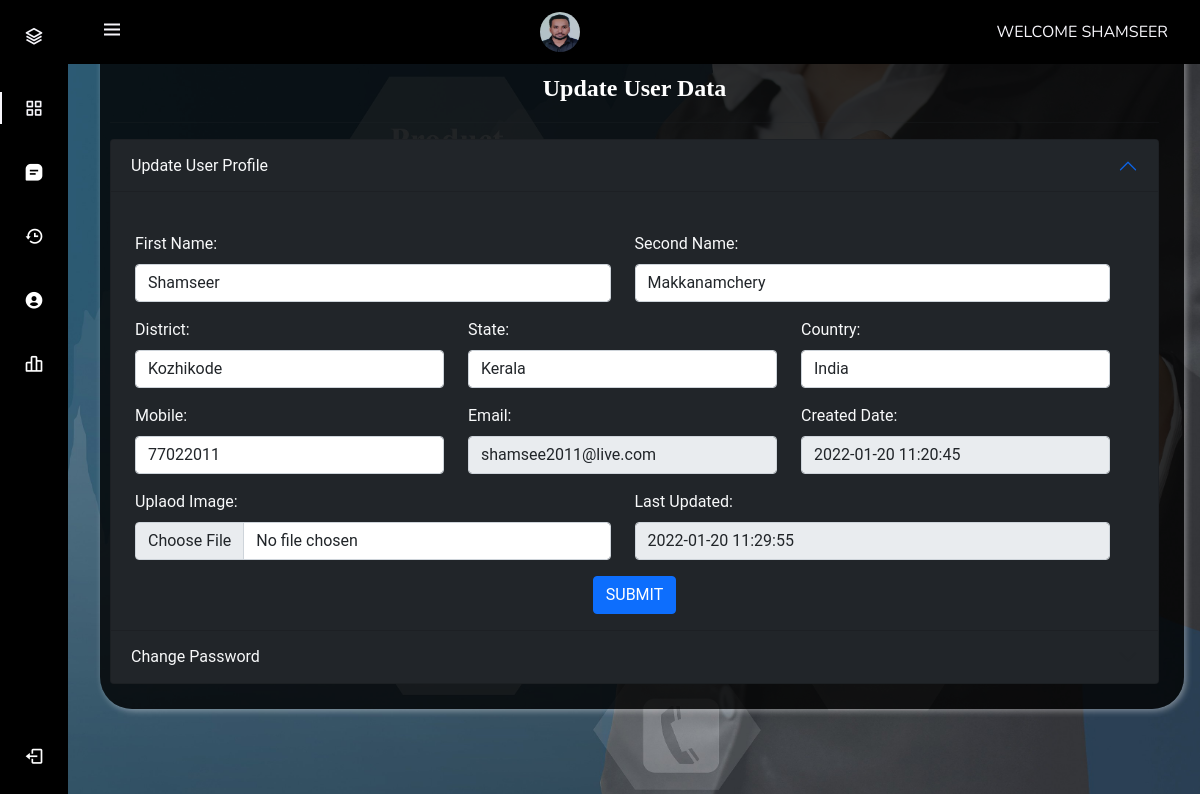
Screenshot of /users/user-profile.php (signed in) with the database file from the repository.
### tables this page shows
CREATE TABLE `users` (
  `id` int(11) NOT NULL,
  `name` varchar(225) DEFAULT NULL,
  `userFName` varchar(250) NOT NULL,
  `userSName` varchar(250) NOT NULL,
  `userEmail` varchar(225) DEFAULT NULL,
  `userMobile` varchar(250) NOT NULL,
  `userDist` varchar(250) NOT NULL,
  `userState` varchar(250) NOT NULL,
  `userCountry` varchar(250) NOT NULL,
  `password` varchar(225) DEFAULT NULL,
  `userImg` varchar(250) DEFAULT NULL,
  `CreatedDate` timestamp NOT NULL DEFAULT current_timestamp(),
  `lastUpdationDate` timestamp NOT NULL DEFAULT current_timestamp() ON UPDATE current_timestamp(),
  `status` int(1) NOT NULL
);

### users/user-profile.php (the view, shortened to what this page needs)
<?php
include("includes/action.php");
if (strlen($_SESSION['login']) == 0) {
  header('location:index.php');
} else {
?>
  <!DOCTYPE html>
  <html lang="en">
  <head>
  </head>
  <body class="login-pg">
    <section class="container-fluid custom-bg">
      <div class="wrapper">
        <p class="text-center main-title">Update User Data</p>
        <hr>
        <?php include("includes/sidebar.php"); ?>
        <div class="accordion" id="accordionExample">
          <div class="accordion-item bg-dark">
            <h2 class="accordion-header" id="headingOne">
              <button class="accordion-button bg-dark btn-warning text-light" type="button" data-bs-toggle="collapse" data-bs-target="#collapseOne" aria-expanded="true" aria-controls="collapseOne">
                Update User Profile
              </button>
            </h2>
            <div id="collapseOne" class="accordion-collapse collapse show" aria-labelledby="headingOne" data-bs-parent="#accordionExample">
              <div class="accordion-body">
                <?php $query = mysqli_query($db, "select * from users where id='" . $_SESSION['UserId'] . "'");
                while ($row = mysqli_fetch_array($query)) { ?>
                  <form class="row g-3 mt-4 text-light" method="post" name="complaint" enctype="multipart/form-data">
                    <div class="row ">
                      <div class="col-sm-6">
                        <label for="userFName" class=" form-label">First Name:</label>
                        <input type="text" name="userFName" class="form-control" id="userFName" value="<?php echo htmlentities($row['userFName']); ?>">
                      </div>
                      <div class="col-sm-6">
                        <label for="userSName" class=" form-label">Second Name:</label>
                        <input type="text" name="userSName" class="form-control" id="userSName" value="<?php echo htmlentities($row['userSName']); ?>">
                      </div>
                    </div>
                    <div class="row    pt-3 ">
                      <div class="col-sm-4">
                        <label for="userDist" class=" form-label">District:</label>
                        <input type="text" name="userDist" class="form-control" id="userDist" value="<?php echo htmlentities($row['userDist']); ?>">
                      </div>
                      <div class="col-sm-4">
                        <label for="userState" class=" form-label">State:</label>
                        <input type="text" name="userState" class="form-control" id="userState" value="<?php echo htmlentities($row['userState']); ?>">
                      </div>
                      <div class="col-sm-4">
                        <label for="userCountry" class=" form-label">Country:</label>
                        <input type="text" name="userCountry" class="form-control" id="userCountry" value="<?php echo htmlentities($row['userCountry']); ?>">
                      </div>
                    </div>
                    <div class="row    pt-3 ">
                      <div class="col-sm-4">
                        <label for="userMobile" class=" form-label">Mobile:</label>
                        <input type="number" name="userMobile" class="form-control" id="userMobile" value="<?php echo htmlentities($row['userMobile']); ?>">
                      </div>
                      <div class="col-sm-4">
                        <label for="userEmail" class=" form-label">Email:</label>
                        <input disabled type="email" name="userEmail" class="form-control" id="userEmail" value="<?php echo htmlentities($row['userEmail']); ?>">
                      </div>
                      <div class="col-sm-4">
                        <label for="userCrtDate" class=" form-label">Created Date:</label>
                        <input disabled type="text" name="userCrtDate" class="form-control" id="userCrtDate" value="<?php echo htmlentities($row['CreatedDate']); ?>">
                      </div>
                    </div>
                    <div class="row    pt-3 ">
                      <div class="col-sm-6">
                        <label for="userImg" class=" form-label">Uplaod Image:</label>
                        <input type="file" name="userImg" class="form-control" id="userImg" value="<?php echo htmlentities($row['userImg']); ?>">
                      </div>
                      <div class="col-sm-6">
                        <label for="userLUpdate" class=" form-label">Last Updated:</label>
                        <input disabled type="text" name="userLUpdate" class="form-control" id="userLUpdate" value="<?php echo htmlentities($row['lastUpdationDate']); ?>">
                      </div>
                    </div>
                    <div class="col-12 text-center">
                      <button name="usrprofileUpdate" type="submit" class="btn btn-primary ">SUBMIT</button>
                    </div>
                  </form>
                <?php
                } ?>
              </div>
            </div>
          </div>
          <div class="accordion-item bg-dark ">
            <h2 class="accordion-header" id="headingTwo">
              <button class="accordion-button collapsed bg-dark btn-warning text-light" type="button" data-bs-toggle="collapse" data-bs-target="#collapseTwo" aria-expanded="false" aria-controls="collapseTwo">
                Change Password
              </button>
            </h2>
          </div>
        </div>
      </div>
    </section>
  </body>
  </html>
<?php } ?>

### users/includes/sidebar.php (shortened to what this page needs)
<!DOCTYPE html>
<html lang="en">
<head>
    <link href="https://cdn.jsdelivr.net/npm/bootstrap@5.0.2/dist/css/bootstrap.min.css" rel="stylesheet">
    <link rel="stylesheet" href="https://cdn.jsdelivr.net/npm/boxicons@latest/css/boxicons.min.css">
    <link rel="stylesheet" href="https://pro.fontawesome.com/releases/v5.10.0/css/all.css" />
    <link rel="stylesheet" href="css/sidebar-style.css">
    <link rel="stylesheet" href="css/style.css">
    <link href="css/style-responsive.css" rel="stylesheet">
</head>
<body id="body-pd">
    <header class="header" id="header">
        <div class="header_toggle"> <i class='bx bx-menu' id="header-toggle"></i> </div>
        <?php $query = mysqli_query($db, "select * from users where id='" . $_SESSION['UserId'] . "'");
        while ($row = mysqli_fetch_array($query)) { ?>
            <div class="header_img"> <img src="UserImage/<?php echo htmlentities($row['userImg']); ?>" alt=""> </div>
            <div class="header-text">Welcome <?php echo htmlentities($row['name']); ?></div>
    </header>
    <div class="l-navbar" id="nav-bar">
        <nav class="nav">
            <div>
                <a href="#" class="nav_logo">
                    <i class='bx bx-layer nav_logo-icon'></i>
                <?php } ?>
                </a>
                <div class="nav_list">
                    <a href="dashbord.php" class="nav_link active"> <i class='bx bx-grid-alt nav_icon'></i> <span class="nav_name">Dashboard</span>
                    </a>
                    <a href="register-complaint.php" class="nav_link"> <i class='bx bxs-message-square-detail nav_icon'></i> <span class="nav_name">Register Comolaint</span>
                    </a>
                    <a href="complaint-history.php" class="nav_link"> <i class='bx  bx-history nav_icon'></i> <span class="nav_name">Complaint History</span>
                    </a>
                    <a href="user-profile.php" class="nav_link"> <i class='bx bxs-user-circle nav_icon'></i> <span class="nav_name">User Profile</span>
                    </a>
                    <a href="#" class="nav_link"> <i class='bx bx-bar-chart-alt-2 nav_icon'></i> <span class="nav_name">Account Settings</span>
                    </a>
                </div>
            </div>
            <a href="logout.php" class="nav_link"> <i class='bx bx-log-out nav_icon'></i> <span class="nav_name">SignOut</span> </a>
        </nav>
    </div>
</body>
</html>

### users/css/sidebar-style.css (style rules this page uses)
:root { --header-height: 3rem; --nav-width: 68px; --first-color: #000000; --first-color-light: #ffffff; --white-color: #F7F6FB; --body-font: 'Nunito', sans-serif; --normal-font-size: 1rem; --z-fixed: 100 }
body { position: relative; margin: var(--header-height) 0 0 0; padding: 0 1rem; font-family: var(--body-font); font-size: var(--normal-font-size); transition: .5s }
a { text-decoration: none }
.header { width: 100%; height: var(--header-height); position: fixed; top: 0; left: 0; display: flex; align-items: center; justify-content: space-between; padding: 0 1rem; background-color: var(--first-color); z-index: var(--z-fixed); transition: .5s; }
.header_toggle { color: var(--white-color); font-size: 1.5rem; cursor: pointer }
.header_img { width: 35px; height: 35px; display: flex; justify-content: center; border-radius: 50%; overflow: hidden }
.header_img img { width: 40px }
.header-text { color: var(--white-color); text-transform: uppercase; font-family: var(--body-font); }
.l-navbar { position: fixed; top: 0; left: -30%; width: var(--nav-width); height: 100vh; background-color: var(--first-color); padding: .5rem 1rem 0 0; transition: .5s; z-index: var(--z-fixed) }
.nav { height: 100%; display: flex; flex-direction: column; justify-content: space-between; overflow: hidden }
.nav_logo, .nav_link { display: grid; grid-template-columns: max-content max-content; align-items: center; column-gap: 1rem; padding: .5rem 0 .5rem 1.5rem }
.nav_logo { margin-bottom: 2rem }
.nav_logo-icon { font-size: 1.25rem; color: var(--white-color) }
.nav_link { position: relative; color: var(--first-color-light); margin-bottom: 1.5rem; transition: .3s }
.nav_icon { font-size: 1.25rem }
.active { color: var(--white-color) }
.active::before { content: ''; position: absolute; left: 0; width: 2px; height: 32px; background-color: var(--white-color) }
@media screen and (min-width: 768px) { body { margin: calc(var(--header-height) + 1rem) 0 0 0; padding-left: calc(var(--nav-width) + 2rem) } }
@media screen and (min-width: 768px) { .header { height: calc(var(--header-height) + 1rem); padding: 0 2rem 0 calc(var(--nav-width) + 2rem) } }
@media screen and (min-width: 768px) { .header_img { width: 40px; height: 40px } }
@media screen and (min-width: 768px) { .header_img img { width: 45px } }
@media screen and (min-width: 768px) { .l-navbar { left: 0; padding: 1rem 1rem 0 0 } }

### users/css/style.css (style rules this page uses)
* { margin: 0; padding: 0; list-style: none; text-decoration: none; box-sizing: border-box; font-family: "Roboto", sans-serif; }
body { background-color: rgb(50, 50, 51,0.3); margin: 0; }
.login-pg { background: url('../images/banners/bg.jpeg') top right; background-size: cover; background-repeat:inherit; height: 100vh; }
.wrapper { display: inline-block; margin-top: 50px; padding-right: 15px; padding-bottom: 15px; padding-top: 0px; width: 100%; }
.custom-bg { background-color: rgba(0, 0, 0, 0.8); border-bottom-left-radius: 2rem; border-bottom-right-radius: 2rem; padding: 10px; height: auto; margin-top:10px; box-shadow: 2px 2px .4em rgb(255, 255, 255,0.4); border: black; }
.main-title { color: white; font-family:cursive; text-align: center; font-weight: bold; font-size: 1.5rem; text-transform: capitalize; }

### rows the page displays
users: userImg (picture), name "SHAMSEER", userFName "Shamseer", userSName "Makkanamchery", userDist "Kozhikode", userState "Kerala", userCountry "India", userMobile "77022011", userEmail "shamsee2011@live.com", userCrtDate "2022-01-20 11:20:45", userLUpdate "2022-01-20 11:29:55"
